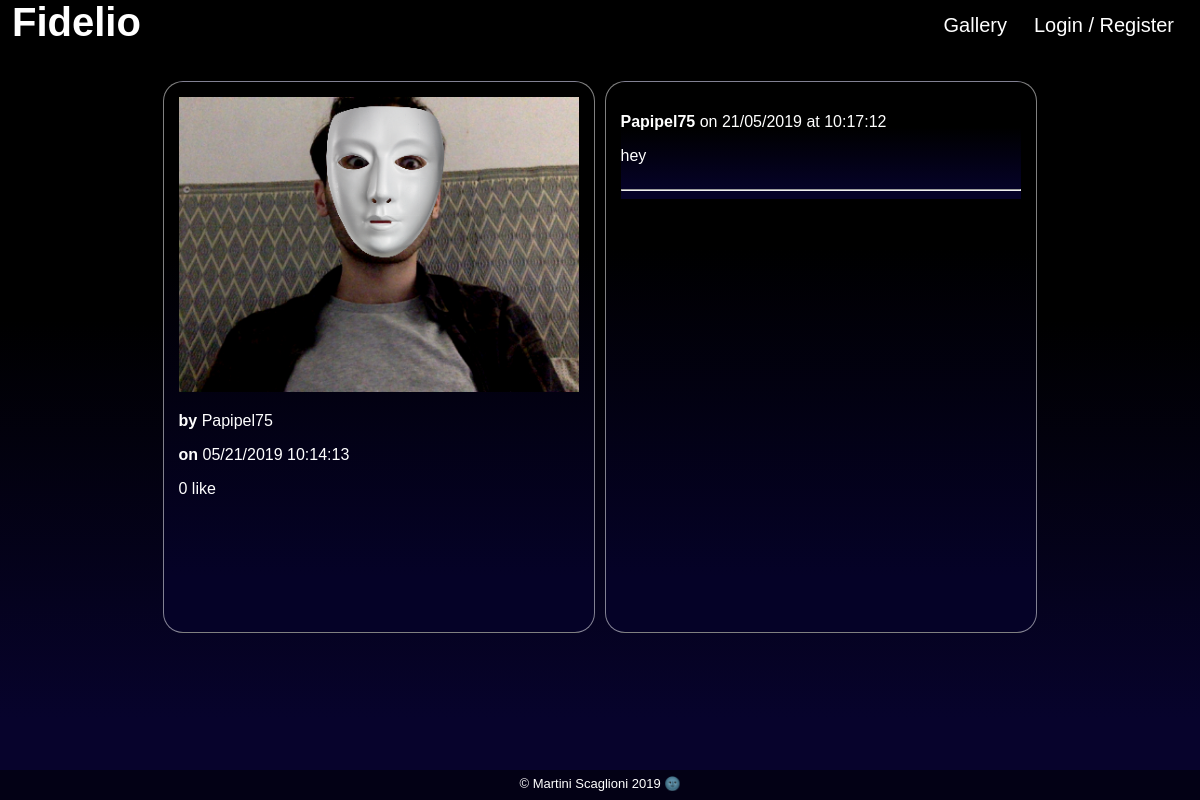
Page /index.php?view=picture&id=49 on the committed database.
### tables this page shows
CREATE TABLE `pictures` (
  `picture_id` int(11) NOT NULL,
  `user_id` int(100) NOT NULL,
  `content` text NOT NULL
);

CREATE TABLE `users` (
  `user_id` int(11) NOT NULL,
  `user_name` varchar(100) NOT NULL,
  `user_email` varchar(100) NOT NULL,
  `user_password` text NOT NULL,
  `hash` text NOT NULL,
  `account_valid` int(11) NOT NULL,
  `notifications` int(1) NOT NULL
);

CREATE TABLE `comments` (
  `id` int(11) NOT NULL,
  `picture_id` int(11) NOT NULL,
  `user_id` int(100) NOT NULL,
  `comment` text NOT NULL,
  `comment_date` datetime NOT NULL
);

### model/PictureManager.php (called while the page is built, shortened)
<?
class PictureManager extends Manager
{
    public function getPictures($picture_id)
    {
        $db = $this->dbConnect();
        if ($picture_id != '')
        {
            $pictures = $db->prepare("SELECT picture_id, user_id, content FROM pictures WHERE picture_id = '$picture_id'");
            $pictures->execute();
        }
        else
        {
            $pictures = $db->prepare('SELECT picture_id, user_id, content FROM pictures ORDER BY picture_id DESC');
            $pictures->execute();
        }
        return $pictures;
    }
}

### model/UserManager.php (called while the page is built, shortened)
<?
class UserManager extends Manager
{
    public function getUsers()
    {
        $db = $this->dbConnect();
        $req = $db->prepare("SELECT user_id, user_name, user_email, user_password, hash, account_valid, notifications FROM users ORDER BY user_id");
        $req->execute();
        return $req;
    }
}

### model/CommentManager.php (called while the page is built, shortened)
<?
class CommentManager extends Manager
{
    public function getComments()
    {
        $db = $this->dbConnect();
        $comments = $db->prepare('SELECT id, picture_id, user_id, comment, DATE_FORMAT(comment_date, \'%d/%m/%Y at %H:%i:%s\') AS comment_date_fr FROM comments ORDER BY id ASC');
        $comments->execute();
        return $comments;
    }
}

### view/pictureView.php (the view, shortened to what this page needs)
        <div class="main_nav">
            <?php
                $user = $users->fetchAll();
                $comment = $comments->fetchAll();
                $like = $likes->fetchAll();
                $pictures = $gallery->fetchAll();
                $likes_nb = 0;
                for ($i = 0; $pictures[$i]; $i++)
                {
                    if ($pictures[$i]['picture_id'] == $picture_id)
                    {
                        $img = $pictures[$i]['content'];
                        $picture_was_taken_by = $pictures[$i]['user_id'];
                    }
                }
                for ($i = 0; $user[$i]; $i++)
                {
                    if ($picture_was_taken_by == $user[$i]['user_id'])
                    {
                        $picture_author = $user[$i]['user_name'];
                    }
                }
                for ($i = 0; $like[$i]; $i++)
                {
                    if ($like[$i]['picture_id'] == $picture_id)
                    {
                        $likes_nb++;
                    }
                    if ($like[$i]['picture_id'] == $picture_id && $like[$i]['user_id'] == $loggued_user_id)
                    {
                        $user_has_liked = 1;
                    }
                }
                $date = strstr($img, ':');
                $date = substr($date, 1);
                $date = strtok($date, '.');
            ?>
            <div class="picture_view">
                <?php
                    echo '<img class="single-picture" src="pictures/snaps/'.$img.'"/>';
                ?>
                <p><strong>by </strong><?= $picture_author ?></p>
                <p><strong>on </strong><?= date('m/d/Y H:i:s', $date) ?></p>
                <?php
                    if ($likes_nb < 2)
                    {
                        echo '<p id="likes"> '.$likes_nb.' like</p>';
                    } else {
                        echo '<p id="likes"> '.$likes_nb.' likes</p>';
                    }
                ?>
            </div>
            <div class="comment_view">
                <?php
                    for ($i = 0; $comment[$i]; $i++)
                    {
                        if ($comment[$i]['picture_id'] == $picture_id)
                        {
                            $j++;
                        }
                    }
                    if ($j > 0)
                    {
                        if ($_SESSION['loggued_on_user'])
                        {
                            $section = 'comments_section';
                        } else {
                            $section = 'comments_section_full';
                        }
                ?>
                <section class="<?= $section ?>">
                    <?php
                        for ($i = 0; $comment[$i]; $i++)
                        {
                            $i++;
                        }
                        while ($i-- > 0)
                        {
                            if ($comment[$i]['picture_id'] == $picture_id)
                            {
                    ?>
                        <div class='single_comment' style="overflow: hidden">
                            <p><strong><?= htmlspecialchars($picture_author) ?></strong> on <?= $comment[$i]['comment_date_fr'] ?>
                            <p><?= nl2br(htmlspecialchars($comment[$i]['comment'])) ?></p>
                        </div>
                        <hr>
                    <?php
                            }
                        }
                    ?>
                </section>
                <?php
                    }
                    else {
                        echo '  <div class="picture_special_p">
                                    <p> No comments yet </p>
                                </div>';
                    }
                ?>
            </div>
        </div>
<?php require('view/template.php'); ?>

### public/css/style.css (style rules this page uses)
html, body { height: 100%; width: 100%; margin: 0; padding: 0; color: white; background-color: #000000; background-image: linear-gradient(180deg, #000000 40%, #07032c 90%); }
p { font-family: "Avenir",Arial,sans-serif; }
.main_nav { display: block; margin-top: 30px; margin-left: auto; margin-right: auto; width: 875px; height: 77vh; }
.picture_view { border-radius: 20px; padding: 15px; border:1px solid rgba(255, 255, 255, 0.5); background: linear-gradient(180deg, #000000 30%, #050227 90%); float: left; display: inline; width: 400px; height: 520px; }
.comment_view { border-radius: 20px; padding: 15px; border:1px solid rgba(255, 255, 255, 0.5); background: linear-gradient(180deg, #000000 30%, #050227 90%); display: inline; float: left; height: 520px; width: 400px; margin-left: 10px; }
.single-picture { width: 400px; height: 295px; }
.comments_section_full { background: linear-gradient(180deg, #000000 30%, #050227 90%); background-color: rgb(255, 255, 255, 0.1); width: 400px; max-height: 520px; float: left; overflow: hidden; overflow-y: auto; }
.single_comment { width: 100%; }

### rows in the picture
pictures: content (picture), content "05/21/2019 10:14:13"
users: user_name "Papipel75"
comments: user.user_name "Papipel75", comment_date_fr "21/05/2019 at 10:17:12", comment "hey"

### other values in the picture
$likes_nb "0"
